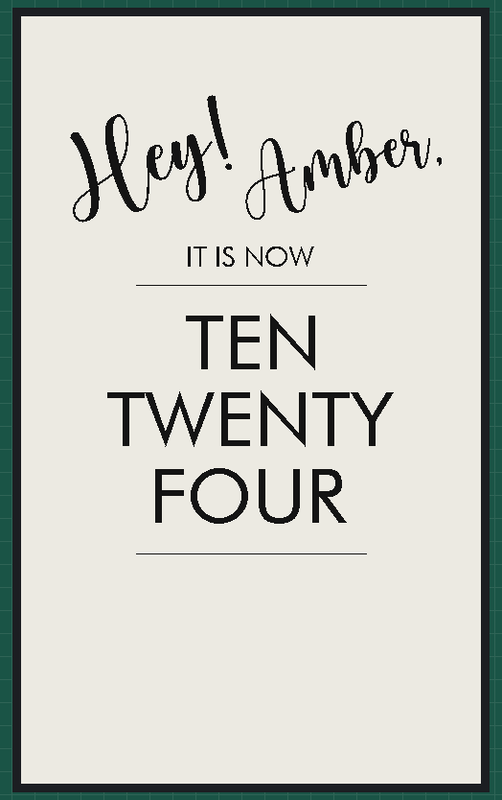
The sketch below on a simulated ESP32. Shown: 480×800 one-colour display. WiFi joins after 1.5 s; servers stay silent unless stated; uploads are accepted with an empty reply; the local clock reads 2024-03-15 10:24:30 at power-on unless the sketch sets it; what the sketch prints to the serial monitor is not drawn.

Above: at 6.8 s.
At 34.4 s:
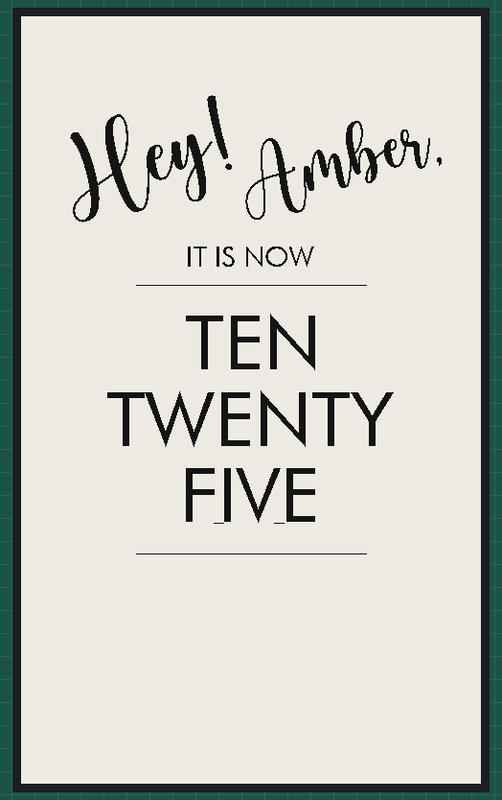
At 94.1 s:
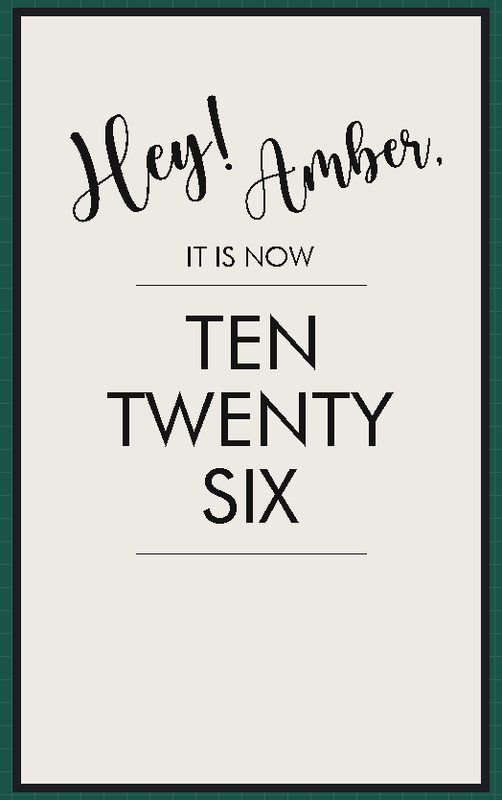

Measured:
- what the display in image 0 shows lasts 27.6 s, from 6.8 s to 34.4 s
- what the display in image 1 shows lasts 59.7 s, from 34.4 s to 94.1 s

The sketch:

smartframe.ino
```cpp
#define ENABLE_GxEPD2_GFX 1

//#include <GxEPD2_4G.h> // needs be first include
#include <GxEPD2_BW.h>
#include <Fonts/FreeMonoBold24pt7b.h>
#include <Fonts/FreeSans9pt7b.h>
#include "futura.h"
#include "futura8.h"
#include "futura12.h"
#include "header.h"
#include "nowifi.h"
#include <ds3231.h>
#include <Wire.h>
#include <WiFi.h>
#include <WiFiMulti.h>
#include <HTTPClient.h>
#include <ArduinoJson.h>
#include "credentials.h"

#define uS_TO_S_FACTOR 1000000  /* Conversion factor for micro seconds to seconds */
#define TIME_TO_SLEEP  60        /* Time ESP32 will go to sleep (in seconds) */
RTC_DATA_ATTR int bootCount = 0;


//4G doesn't support partial refresh on 750_T7
//GxEPD2_4G<GxEPD2_750_T7, GxEPD2_750_T7::HEIGHT/2> display(GxEPD2_750_T7(/*CS=5*/ SS, /*DC=*/ 4, /*RST=*/ 21, /*BUSY=*/ 19));
GxEPD2_BW < GxEPD2_750_T7, GxEPD2_750_T7::HEIGHT / 2 > display(GxEPD2_750_T7(/*CS=5*/ SS, /*DC=*/ 4, /*RST=*/ 21, /*BUSY=*/ 19));

//Wifi multiconnection object
WiFiMulti wifiMulti;

//Manna API for random bible verses
const char* serverName = "http://beta.ourmanna.com/api/v1/get/?format=json&order=random";
String retrievedVerse;

const int hOffset = -60;
const int tOffset = 20;
const int mOffset = 100;

const int rotation = 3;

const int lineLimit = 32; //Max characters per line for bible verse
const int characterLimit = lineLimit * 4;

String strings[100]; // Max amount of strings anticipated
String renderContainer[5];
int renderCountainerCharCount[5];

String verseFull = "Here is a trustworthy saying that deserves full acceptance: Christ Jesus came into the world to save sinners—of whom I am the worst. ";
String verseReference = "1 Timothy 1:15";

const char *hour[12] = {"TWELVE", "ONE", "TWO", "THREE", "FOUR", "FIVE", "SIX", "SEVEN", "EIGHT", "NINE", "TEN", "ELEVEN"};
const char *tenth[5] = {"O'", "TWENTY", "THIRTY", "FORTY", "FIFTY"};
const char *minute[9] = {"ONE", "TWO", "THREE", "FOUR", "FIVE", "SIX", "SEVEN", "EIGHT", "NINE"};
const char *teen[10] = {"TEN", "ELEVEN", "TWELVE", "THIRTEEN", "FOURTEEN", "FIFTEEN", "SIXTEEN", "SEVENTEEN", "EIGHTEEN", "NINETEEN"};
const char sharp[] = "SHARP"; //Special case for when minute is at 00

//Time Struct
ts t;
int lastMinute = 0;


//Split String helper function
int split(String string, char c)
{
  String data = "";
  int bufferIndex = 0;

  for (int i = 0; i < string.length(); ++i) {
    char c = string[i];
    if (c != ' ')
      data += c;
    else {
      //data += '\0';
      strings[bufferIndex++] = data;
      data = "";
    }
  }
  return bufferIndex;
}

void parseVerse() {
  Serial.println("Splitting String Start");
  int count = split(verseFull,  ' ');
  Serial.println("Splitting String Complete");
  int charCount = 0;
  int i = 0;
  for (int j = 0; j < count; ++j)
  {
    charCount += strings[j].length();
    if (charCount >= lineLimit + i * lineLimit) {
      i++;
      Serial.println("Breaking String into next array");
    }
    renderContainer[i] = renderContainer[i] + ' ' + strings[j];
  }
  Serial.println("Breaking String Complete");
//  for(int i = 0; i < 5; i++){
//    Serial.println(renderContainer[i]);
//  }

}

int xPos(const char* string) {
  int16_t tbx, tby; uint16_t tbw, tbh;
  display.getTextBounds(string, 0, 0, &tbx, &tby, &tbw, &tbh);

  return ((display.width() - tbw) / 2) - tbx;
}

int yPos(const char* string) {
  int16_t tbx, tby; uint16_t tbw, tbh;
  display.getTextBounds(string, 0, 0, &tbx, &tby, &tbw, &tbh);
  return ((display.height() - tbh) / 2) - tby;
}


void renderPartialTextBox(const char* string,  int offset) {
  //Set up Screen
  display.setRotation(rotation);
  display.setFont(&FuturaBookfont40pt7b);
  int16_t tbx, tby; uint16_t tbw, tbh;
  //Set Up Window
  display.getTextBounds(string, 0, 0, &tbx, &tby, &tbw, &tbh);
  display.setPartialWindow(0, ((display.height() - tbh) / 2) + offset, display.width(), tbh);
  int x = xPos(string);
  int y = yPos(string);
  //Render box and text
  display.firstPage();
  do
  {
    display.setCursor(x, y + offset);
    display.fillScreen(GxEPD_WHITE);
    display.setFont(&FuturaBookfont40pt7b);
    display.setTextColor(GxEPD_BLACK);
    display.print(string);
  } while (display.nextPage());
}

void drawTimePartial(int _hour, int _minute, bool fullUpdate = false) {

  //Do a full refresh every 5 minutes
  if (_minute % 10 == 0) {
    getVerseFromAPI();
    drawTimeFull();
    return;
  }

  if(wifiMulti.run() != WL_CONNECTED) {
    Serial.println("WiFi Disconnected");
    display.setPartialWindow(420, 60, 30, 30);
    display.firstPage();
    do{
        display.drawBitmap(420, 60, gImage_nowifi, 30, 30, GxEPD_BLACK);
    }while (display.nextPage());
  }else{
    Serial.println("WiFi connected");
    Serial.println("IP address: ");
    Serial.println(WiFi.localIP());
    display.setPartialWindow(420, 60, 30, 30);
    display.firstPage();
    do{
        display.drawBitmap(420, 60, gImage_nowifi, 30, 30, GxEPD_WHITE);
    }while (display.nextPage());
  }

  //Draw Hour
  const char* hString = hour[_hour % 12];
  //Draw Tenth, Teen or Sharp
  const char* tString;
  if (_minute == 0) { //Set Sharp
    tString = sharp;
  } else if (_minute < 10) { //Set "O'" Special Case
    tString = tenth[0];
  } else if (_minute >= 10 && _minute < 20) { //Set Teen
    tString = teen[_minute % 10];
  } else {
    tString = tenth[_minute / 10 - 1];
  }


  //Draw Minute
  const char* mString;
  if (_minute % 10 == 0 || (_minute > 10 && _minute < 20)) { //null cases
    mString = NULL; //null string
  } else {
    mString = minute[_minute % 10 - 1];
  }

  //renderPartialTextBox(hString, hOffset);
  renderPartialTextBox(tString, tOffset);
  if (mString != NULL) {
    renderPartialTextBox(mString, mOffset);
  }
}


void drawTimeFull()
{
  DS3231_get(&t);
  int _hour = t.hour;
  int _minute = t.min;
  //  int _hour = 9;
  //  int _minute = 30;
  display.setRotation(rotation);

  display.setFullWindow();
  display.fillScreen(GxEPD_WHITE);
  display.firstPage();
  do
  {

    //Set up Screen
    display.fillScreen(GxEPD_WHITE);
    display.setFont(&FuturaBookfont40pt7b);
    display.setTextColor(GxEPD_BLACK);
    display.drawBitmap(0, 80, gImage_header, 480, 181, GxEPD_BLACK); // Print Subscribers symbol (POSITION_X, POSITION_Y, IMAGE_NAME, IMAGE_WIDTH, IMAGE_HEIGHT, COLOR);
    if(wifiMulti.run() != WL_CONNECTED) {
      Serial.println("WiFi not connected!");
      display.drawBitmap(420, 60, gImage_nowifi, 30, 30, GxEPD_BLACK); // Print Subscribers symbol (POSITION_X, POSITION_Y, IMAGE_NAME, IMAGE_WIDTH, IMAGE_HEIGHT, COLOR);
    }
    display.drawLine(120, 280,   360, 280,   GxEPD_BLACK);  // Draw line (x0,y0,x1,y1,color)
    display.drawLine(120, 560,   360, 560,   GxEPD_BLACK);  // Draw line (x0,y0,x1,y1,color)
    //Draw Hour
    display.setCursor(xPos(hour[_hour % 12]), yPos(hour[_hour % 12]) + hOffset);
    display.print(hour[_hour % 12]);

    if (_minute == 0) {
      display.setCursor(xPos("SHARP"), yPos("SHARP") + tOffset);
      display.print("SHARP");

    }
    else if (_minute >= 10 && _minute < 20) {
      display.setCursor(xPos(teen[_minute % 10]), yPos(teen[_minute % 10]) + tOffset);
      display.print(teen[_minute % 10]);

    } else {
      if (_minute < 10 ) {
        display.setCursor(xPos(tenth[0]), yPos(tenth[0]) + tOffset);
        display.print(tenth[0]);

      } else {
        display.setCursor(xPos(tenth[_minute / 10 - 1]), yPos(tenth[_minute / 10 - 1]) + tOffset);
        display.print(tenth[_minute / 10 - 1]);

      }
      if (_minute % 10 != 0) {
        display.setCursor(xPos(minute[_minute % 10 - 1]), yPos(minute[_minute % 10 - 1]) + mOffset);
        display.print(minute[_minute % 10 - 1]);

      }

    }

    display.setFont(&futuralight12pt7b);


    int i = 0;
    while(renderContainer[i] != ""){
      display.setFont(&futuralight12pt7b);
      display.setCursor(xPos(renderContainer[i].c_str()), yPos(renderContainer[i].c_str()) + 200 + i*30);
      display.print(renderContainer[i].c_str());
      i++;
    }
    display.setCursor(xPos(verseReference.c_str()), yPos(verseReference.c_str()) + 200 + i*30);
    display.print(verseReference);

  }
  while (display.nextPage());
}

void getVerseFromAPI(){
  bool withinCharLimit = true;
  do{
    if (WiFi.status() == WL_CONNECTED) {
      //Clear container
      for(int i = 0; i < 5; i++){
          renderContainer[i] =  "";
      }

      HTTPClient http;  //Object of class HTTPClient
      http.begin(serverName);
      int httpCode = http.GET();
      //Check the returning code
      if (httpCode > 0) {
        // Parsing
        const size_t bufferSize = JSON_OBJECT_SIZE(2) + JSON_OBJECT_SIZE(3) + JSON_OBJECT_SIZE(5) + JSON_OBJECT_SIZE(8) + 370;
        DynamicJsonBuffer jsonBuffer(bufferSize);
        JsonObject& root = jsonBuffer.parseObject(http.getString());
        const char* verse = root["verse"]["details"]["text"];
        verseFull = String(verse);
        verseFull = verseFull + ' '; //pad an extra space
        const char* reference =  root["verse"]["details"]["reference"];
        verseReference = reference;
        if(strlen(verse) > characterLimit)
          withinCharLimit = false;
        else
          withinCharLimit = true;
      }
      http.end();   //Close connection
    }
  }while(!withinCharLimit);
  parseVerse();
}


void setup() {
  delay(1000);
  display.init(115200);


  //Draw frame header
  display.setRotation(rotation);


  Wire.begin(27, 26);
  DS3231_init(DS3231_INTCN);
  DS3231_get(&t);

  //Draw a full frame on startup
  lastMinute = t.min;

//  //Connect to list of wifi networks
//  for(int i = 0; i < numberOfNetworks; i++){
//    wifiMulti.addAP(ssid[i], password[i]);
//    Serial.println(ssid[i]);
//    Serial.println(password[i]);
//  }

  wifiMulti.addAP("Yongs", "eb33aef3f6");
  Serial.println("Connecting Wifi...");
  if(wifiMulti.run() == WL_CONNECTED) {
      Serial.println("");
      Serial.println("WiFi connected");
      Serial.println("IP address: ");
      Serial.println(WiFi.localIP());
  }


  getVerseFromAPI();
  drawTimeFull();

}

void loop() {
  // put your main code here, to run repeatedly:
  DS3231_get(&t);
  if (t.min != lastMinute) {
    drawTimePartial(t.hour, t.min);
    lastMinute = t.min;
  }
  delay(1000);
}
```

credentials.h
```cpp
//WiFi Credentials are placed here to make sure you don't leak your wifi password when sharing code

const int numberOfNetworks = 3; //YOU MUST MODIFY THIS NUMBER IF YOU ADD/REMOVE NETWORKS
const char* ssid[] = {"placeholder1\0", "placeholder1\0", "placeholder1\0"};
const char* password[] = {"password1\0", "password2(\0", "password2\0"};
//YOU MUST ADD A \0 to the end of each string
```

nowifi.h
```cpp
const unsigned char gImage_nowifi[120] PROGMEM = { /* 0X00,0X01,0X1E,0X00,0X1E,0X00, */
0X00,0X00,0X00,0X00,0X00,0X00,0X00,0X00,0X00,0X00,0X00,0X00,0X00,0X07,0X80,0X00,
0X00,0X07,0X80,0X00,0X00,0X07,0X80,0X00,0X00,0X07,0X80,0X00,0X00,0X67,0X98,0X00,
0X03,0XE7,0X9F,0X00,0X0F,0XE7,0X9F,0XC0,0X1F,0XE7,0X9F,0XE0,0X7F,0X87,0X87,0XF8,
0XFE,0X07,0X81,0XFC,0X78,0X07,0X80,0X78,0X30,0X07,0X80,0X30,0X00,0X67,0X9C,0X00,
0X01,0XE7,0X9E,0X00,0X03,0XE7,0X9F,0X00,0X03,0XE7,0X9F,0X00,0X01,0XC7,0X8E,0X00,
0X00,0X00,0X00,0X00,0X00,0X00,0X00,0X00,0X00,0X03,0X00,0X00,0X00,0X07,0X80,0X00,
0X00,0X07,0X80,0X00,0X00,0X07,0X80,0X00,0X00,0X03,0X00,0X00,0X00,0X00,0X00,0X00,
0X00,0X00,0X00,0X00,0X00,0X00,0X00,0X00,};
```

Source omitted: noBold24pt7b.h (data table, 47605 bytes), futura.h (data table, 128960 bytes), futura12.h (data table, 15969 bytes), futura8.h (data table, 10218 bytes), header.h (data table, 55094 bytes)
